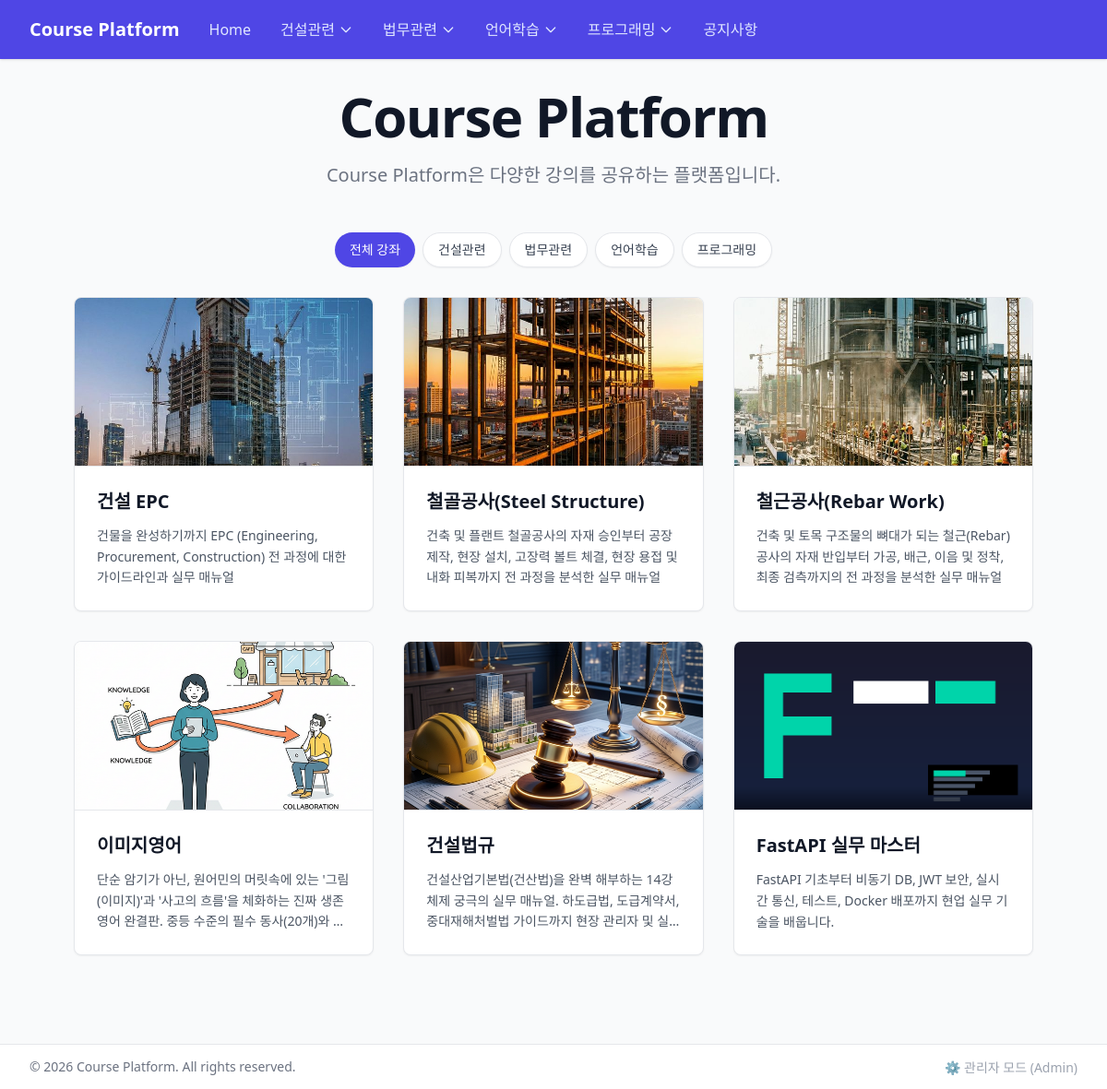
The page / on the database its author committed.
### models/__init__.py (models this page shows)
class Category(SQLModel, table=True):
    id: Optional[int] = Field(default=None, primary_key=True)
    name: str = Field(index=True, unique=True)
    order: int = Field(default=0)
    courses: List["Course"] = Relationship(back_populates="category")

class Course(SQLModel, table=True):
    id: Optional[int] = Field(default=None, primary_key=True)
    title: str
    description: Optional[str] = None
    thumbnail_url: Optional[str] = None
    category_id: Optional[int] = Field(default=None, foreign_key="category.id")
    category: Optional[Category] = Relationship(back_populates="courses")
    lessons: List["Lesson"] = Relationship(back_populates="course", cascade_delete=True)

### routers/public.py (the view)
@router.get("/")
def home(request: Request, session: Session = Depends(get_session)):
    courses = session.exec(select(Course)).all()
    categories = session.exec(select(Category).order_by(Category.order)).all()
    return templates.TemplateResponse(
        request=request, name="public/index.html", context={"categories": categories, "courses": courses}
    )

### templates/public/index.html (shortened to what this page needs)
{% extends "public/base.html" %}
{% block content %}
<div class="w-full flex-1 overflow-y-auto min-h-0">
    <div class="text-center mb-12">
        <h1 class="text-4xl font-extrabold text-gray-900 sm:text-5xl sm:tracking-tight lg:text-6xl">
            Course Platform
        </h1>
        <p class="mt-5 max-w-xl mx-auto text-xl text-gray-500">
            Course Platform은 다양한 강의를 공유하는 플랫폼입니다.
        </p>
    </div>
    <div class="max-w-7xl mx-auto px-4 sm:px-6 lg:px-8 mb-16">
        {% if courses %}
        <div class="mb-8 flex flex-wrap gap-2 justify-center" id="category-tabs">
            <button
                class="category-tab active px-4 py-2 rounded-full text-sm font-medium transition-colors bg-indigo-600 text-white shadow-sm"
                data-filter="all">
                전체 강좌
            </button>
            {% for cat in categories %}
            <button
                class="category-tab px-4 py-2 rounded-full text-sm font-medium transition-colors bg-white text-gray-700 hover:bg-gray-50 border border-gray-200 shadow-sm"
                data-filter="{{ cat.id }}">
                {{ cat.name }}
            </button>
            {% endfor %}
        </div>
        <div class="grid grid-cols-1 sm:grid-cols-2 lg:grid-cols-3 gap-8" id="course-grid">
            {% for course in courses %}
            <div class="course-card bg-white border border-gray-200 rounded-lg shadow-sm hover:shadow-md transition-shadow duration-200 overflow-hidden flex flex-col h-full relative group"
                data-category-id="{{ course.category_id }}">
                <a href="/courses/{{ course.id }}"
                    class="block flex-shrink-0 relative w-full pt-[56.25%] bg-gray-100 border-b border-gray-200 overflow-hidden">
                    {% if course.thumbnail_url %}
                    <img src="{{ course.thumbnail_url }}" alt="Course Thumbnail"
                        class="absolute inset-0 w-full h-full object-cover transform group-hover:scale-105 transition-transform duration-300">
                    {% else %}
                    <div class="absolute inset-0 flex items-center justify-center text-gray-400">
                        <span>No Image</span>
                    </div>
                    {% endif %}
                </a>
                <div class="p-6 flex flex-col flex-grow">
                    <a href="/courses/{{ course.id }}"
                        class="block flex-grow focus:outline-none focus:ring-2 focus:ring-offset-2 focus:ring-indigo-500 rounded-sm">
                        <h3
                            class="text-xl font-bold text-gray-900 group-hover:text-indigo-600 transition-colors line-clamp-2 mb-3">
                            {{ course.title }}
                        </h3>
                        <p class="text-sm text-gray-600 line-clamp-3 leading-relaxed">
                            {{ course.description }}
                        </p>
                    </a>
                </div>
            </div>
            {% endfor %}
        </div>
        {% else %}
        <div class="text-center py-12 bg-white rounded-lg border border-gray-200">
            <p class="text-gray-500 text-lg">아직 등록된 강좌가 없습니다.</p>
        </div>
        {% endif %}
    </div>
</div>
{% endblock %}

### templates/public/base.html (shortened to what this page needs)
<!DOCTYPE html>
<html lang="en">
<head>
    <script src="https://cdn.tailwindcss.com"></script>
    <script src="https://cdn.tailwindcss.com?plugins=typography"></script>
</head>
<body class="bg-gray-50 min-h-screen lg:h-screen lg:overflow-hidden font-sans flex flex-col">
    <nav class="bg-indigo-600 shadow shrink-0 z-20 relative">
        <div class="max-w-7xl mx-auto px-4 sm:px-6 lg:px-8">
            <div class="flex justify-between h-16">
                <div class="flex flex-1">
                    <div class="flex-shrink-0 flex items-center">
                        <a href="/" class="text-xl font-bold text-white">Course Platform</a>
                    </div>
                    <div class="hidden sm:ml-8 sm:flex sm:space-x-8 items-center">
                        <a href="/" class="text-indigo-100 font-medium hover:text-white transition-colors">Home</a>
                        {% if categories %}
                        {% for cat in categories %}
                        <div class="relative group">
                            <button
                                class="text-indigo-100 font-medium hover:text-white transition-colors flex items-center gap-1 focus:outline-none">
                                {{ cat.name }}
                                <svg class="w-4 h-4" fill="none" stroke="currentColor" viewBox="0 0 24 24">
                                    <path stroke-linecap="round" stroke-linejoin="round" stroke-width="2"
                                        d="M19 9l-7 7-7-7"></path>
                                </svg>
                            </button>
                        </div>
                        {% endfor %}
                        {% endif %}
                        <a href="/notices" class="text-indigo-100 font-medium hover:text-white transition-colors">공지사항</a>
                    </div>
                </div>
            </div>
        </div>
    </nav>
    <main class="flex-grow w-full py-8 px-4 sm:px-6 lg:px-12 flex flex-col min-h-0">
        {% block content %}{% endblock %}
    </main>
    <footer class="bg-white border-t border-gray-200 mt-auto py-3 shrink-0 z-10 relative">
        <div
            class="max-w-7xl mx-auto px-4 sm:px-6 lg:px-8 flex flex-col md:flex-row justify-between items-center gap-4">
            <p class="text-sm text-gray-500">&copy; 2026 Course Platform. All rights reserved.</p>
            <div>
                <a href="/admin" target='_blank' class="text-sm text-gray-400 hover:text-gray-700 transition">⚙️ 관리자 모드
                    (Admin)</a>
            </div>
        </div>
    </footer>
</body>
</html>

### rows shown on the page
Category: name "건설관련"
Category: name "법무관련"
Category: name "언어학습"
Category: name "프로그래밍"
Course: thumbnail_url (picture), title "건설 EPC", description "건물을 완성하기까지 EPC (Engineering, Procurement, Construction) 전 과정에 대한 가이드라인과 실무 매뉴얼"
Course: thumbnail_url (picture), title "철골공사(Steel Structure)", description "건축 및 플랜트 철골공사의 자재 승인부터 공장 제작, 현장 설치, 고장력 볼트 체결, 현장 용접 및 내화 피복까지 전 과정을 분석한 실무 매뉴얼"
Course: thumbnail_url (picture), title "철근공사(Rebar Work)", description "건축 및 토목 구조물의 뼈대가 되는 철근(Rebar) 공사의 자재 반입부터 가공, 배근, 이음 및 정착, 최종 검측까지의 전 과정을 분석한 실무 매뉴얼"
Course: thumbnail_url (picture), title "이미지영어", description "단순 암기가 아닌, 원어민의 머릿속에 있는 '그림(이미지)'과 '사고의 흐름'을 체화하는 진짜 생존 영어 완결판. 중등 수준의 필수…"
Course: thumbnail_url (picture), title "건설법규", description "건설산업기본법(건산법)을 완벽 해부하는 14강 체제 궁극의 실무 매뉴얼. 하도급법, 도급계약서, 중대재해처벌법 가이드까지 현장 관리자…"
Course: thumbnail_url (picture), title "FastAPI 실무 마스터", description "FastAPI 기초부터 비동기 DB, JWT 보안, 실시간 통신, 테스트, Docker 배포까지 현업 실무 기술을 배웁니다."
